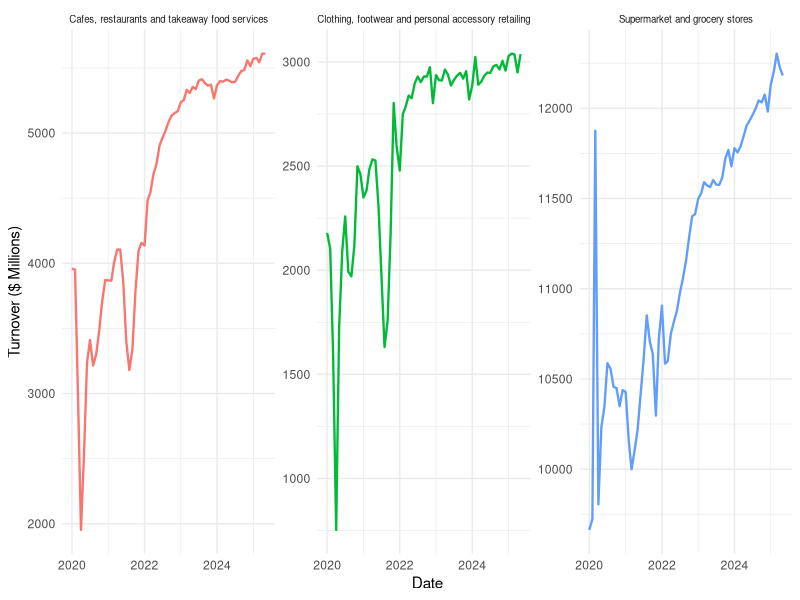
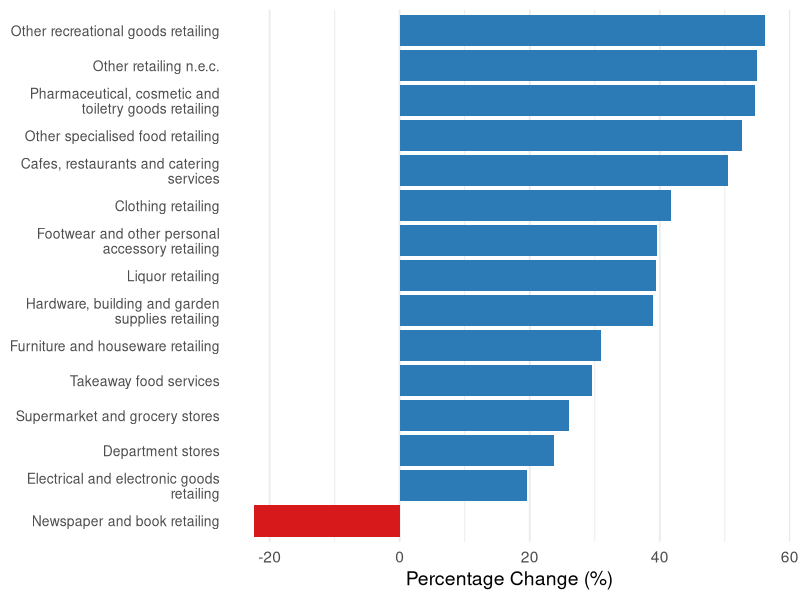

Generate these figures, in order, with R:
## ---- chunk 1
#| label: setup
#| include: false

library(tidyverse)
library(knitr)
library(here)
library(kableExtra)

# Read raw data
retail_raw <- read_csv(
  here::here("data/Retail turnover, state by industry subgroup, seasonally adjusted.csv"),
  col_names = FALSE,
  show_col_types = FALSE
)

# Extract series names from first row
series_names <- retail_raw[1, -1] |>
  pivot_longer(cols = everything(), values_to = "series") |>
  pull(series)

# Clean and reshape data
retail_clean <- retail_raw[-(1:10), ] |>
  rename(Month = X1) |>
  pivot_longer(cols = -Month, names_to = "series_col", values_to = "Turnover") |>
  mutate(
    series_index = as.integer(str_remove(series_col, "X")) - 1,
    series = series_names[series_index],
    Month = as.Date(as.numeric(Month), origin = "1899-12-30"),
    Turnover = as.numeric(Turnover)
  ) |>
  separate(series, into = c("Measure", "State", "Industry"), sep = ";", fill = "right") |>
  mutate(
    across(c(Measure, State, Industry), str_trim),
    Industry = str_replace(
      Industry,
      "Furniture, floor coverings, houseware and textile goods retailing",
      "Furniture and houseware retailing"
    )
  ) |>
  filter(
    Month >= as.Date("2020-01-01"),
    Month <= as.Date("2025-05-01"),
    !str_detect(State, "Total"),
    !str_detect(Industry, "Total"),
    !is.na(Turnover)
  )
## ---- chunk 2
#| label: tbl-summary
#| tbl-cap: "Top 10 state-industry combinations by average monthly retail turnover, 2020–2025 (AUD millions, seasonally adjusted)"
#| echo: false

retail_clean |>
  group_by(State, Industry) |>
  summarise(average_turnover = round(mean(Turnover, na.rm = TRUE), 1), .groups = "drop") |>
  arrange(desc(average_turnover)) |>
  head(10) |>
  kable(col.names = c("State", "Industry", "Avg Turnover ($M)")) |>
  kableExtra::kable_styling(font_size = 11)
## ---- chunk 3
#| label: fig-trend
#| fig-cap: "Monthly retail turnover across selected industries in Australia, January 2020 to May 2025 (seasonally adjusted, AUD millions)"
#| echo: false
#| fig-width: 9
#| fig-height: 2.8

retail_clean |>
  filter(Industry %in% c(
    "Supermarket and grocery stores",
    "Cafes, restaurants and takeaway food services",
    "Clothing, footwear and personal accessory retailing"
  )) |>
  group_by(Month, Industry) |>
  summarise(Turnover = sum(Turnover), .groups = "drop") |>
  ggplot(aes(x = Month, y = Turnover, colour = Industry)) +
  geom_line(linewidth = 0.8) +
  facet_wrap(~ Industry, scales = "free_y") +
  labs(x = "Date", y = "Turnover ($ Millions)") +
  theme_minimal() +
  theme(legend.position = "none", strip.text = element_text(size = 7))
## ---- chunk 4
#| label: fig-growth
#| fig-cap: "Percentage change in total retail turnover by industry subgroup, January 2020 to May 2025 (seasonally adjusted, AUD millions). Industries ranked by growth rate."
#| echo: false
#| fig-width: 11
#| fig-height: 6.5

growth_data <- retail_clean |>
  filter(
    Month %in% as.Date(c("2020-01-01", "2025-05-01")),
    !Industry %in% c(
      "Food retailing",
      "Household goods retailing",
      "Clothing, footwear and personal accessory retailing",
      "Cafes, restaurants and takeaway food services",
      "Other retailing"
    )
  ) |>
  mutate(period = ifelse(Month == as.Date("2020-01-01"), "start", "end")) |>
  group_by(Industry, period) |>
  summarise(total = sum(Turnover, na.rm = TRUE), .groups = "drop") |>
  pivot_wider(names_from = period, values_from = total) |>
  mutate(
    pct_change = ((end - start) / start) * 100,
    Industry = str_wrap(Industry, 35)
  ) |>
  filter(!is.na(pct_change))

ggplot(
  growth_data,
  aes(x = pct_change, y = reorder(Industry, pct_change), fill = pct_change > 0)
) +
  geom_col(show.legend = FALSE) +
  scale_fill_manual(values = c("TRUE" = "#2c7bb6", "FALSE" = "#d7191c")) +
  labs(x = "Percentage Change (%)", y = NULL) +
  theme_minimal(base_size = 14) +
  theme(
    axis.text.y = element_text(size = 10),
    panel.grid.major.y = element_blank()
  )
